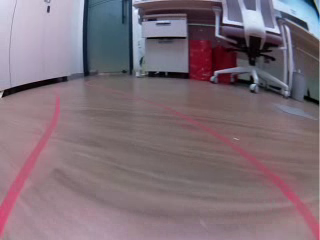
#> input picture frame 19 of car_video.avi, 320 x 240 px
$ python jd_7_get_train_data_pc.py
#> lines starting #> are read from the running program, lines starting #| are printed output that depends on the picture; after the words box and inside, x2 and y2 are one past the last pixel; in counts of white or black regions, pixels touching at a corner belong together
### jd_opencv_lane_detect.py
import cv2
import numpy as np
import logging
import math
import datetime
import sys

show_image = False

# Black tape detector tuning for the 320x240 Pi camera image.  Ratios are
# used for geometry/area checks so the detector still behaves sensibly if a
# different resolution is delivered.
BLACK_VALUE_MAX = 110
ROI_TOP_RATIO = 0.5
MIN_COMPONENT_AREA_RATIO = 0.005
MAX_COMPONENT_AREA_RATIO = 0.14
MIN_COMPONENT_ELONGATION = 1.7
MIN_COMPONENT_THICKNESS_RATIO = 0.0125
MIN_VERTICAL_DIRECTION = 0.22
MIN_COMPONENT_BOTTOM_RATIO = 0.75
MIN_LANE_SEPARATION_RATIO = 0.12
EXPECTED_HALF_LANE_WIDTH_RATIO = 0.19


class JdOpencvLaneDetect(object):
    def __init__(self):
        self.curr_steering_angle = 90

    def get_lane(self, frame):
        show_image("orignal", frame)
        lane_lines, frame = detect_lane(frame)
        return lane_lines, frame

    def get_steering_angle(self, img_lane, lane_lines):
        if len(lane_lines) == 0:
            return 0, None
        new_steering_angle = compute_steering_angle(img_lane, lane_lines)
        self.curr_steering_angle = stabilize_steering_angle(self.curr_steering_angle, new_steering_angle, len(lane_lines))

        curr_heading_image = display_heading_line(img_lane, self.curr_steering_angle)
        show_image("heading", curr_heading_image)

        return self.curr_steering_angle, curr_heading_image

    # [7 lines left out: function get_raw_steering_angle, not called in this run]

############################
# Frame processing steps
############################
def detect_lane(frame):
    logging.debug('detecting lane lines...')
    black_mask = detect_black_mask(frame)
    show_image('black mask', black_mask)

    cropped_mask = region_of_interest(black_mask)
    show_image('black mask cropped', cropped_mask)

    edges = cv2.Canny(cropped_mask, 100, 200)
    show_image('edges', edges)

    # The course is bounded by two thick black tape lines.  Treat each tape
    # strip as an elongated connected component instead of looking only at
    # its Hough edges.  This also handles a nearly vertical boundary, which
    # the old slope calculation discarded when x1 == x2.
    lane_lines = detect_lane_components(frame, cropped_mask)
    lane_lines_image = display_lines(frame, lane_lines)
    show_image("lane lines images", lane_lines_image)

    return lane_lines, lane_lines_image

def detect_black_mask(frame):
    """Return a binary mask for black tape candidates."""
    hsv = cv2.cvtColor(frame, cv2.COLOR_BGR2HSV)
    show_image("hsv", hsv)
    lower_black = np.array([0, 0, 0])
    upper_black = np.array([180, 255, BLACK_VALUE_MAX])
    mask = cv2.inRange(hsv, lower_black, upper_black)

    # Join small compression/motion-blur gaps without growing thin floor
    # seams enough to pass the component filters below.
    kernel = cv2.getStructuringElement(cv2.MORPH_RECT, (5, 3))
    return cv2.morphologyEx(mask, cv2.MORPH_CLOSE, kernel)


def detect_lane_components(frame, cropped_mask):
    """Fit up to two lane-boundary lines to elongated black components."""
    height, width = cropped_mask.shape
    roi_area = width * int(height * (1 - ROI_TOP_RATIO))
    min_area = max(20, int(roi_area * MIN_COMPONENT_AREA_RATIO))
    max_area = int(roi_area * MAX_COMPONENT_AREA_RATIO)

    count, labels, stats, _ = cv2.connectedComponentsWithStats(
        cropped_mask, connectivity=8
    )
    candidates = []

    for label in range(1, count):
        x, y, component_width, component_height, area = stats[label]
        if area < min_area or area > max_area:
            continue
        if y + component_height < height * MIN_COMPONENT_BOTTOM_RATIO:
            continue

        ys, xs = np.where(labels == label)
        points = np.column_stack((xs, ys)).astype(np.float32)
        rect_width, rect_height = cv2.minAreaRect(points)[1]
        short_side = max(min(rect_width, rect_height), 1.0)
        elongation = max(rect_width, rect_height) / short_side

        vx, vy, x0, y0 = cv2.fitLine(
            points, cv2.DIST_L2, 0, 0.01, 0.01
        ).flatten()
        if elongation < MIN_COMPONENT_ELONGATION:
            continue
        if short_side < width * MIN_COMPONENT_THICKNESS_RATIO:
            # Floor-board seams are dark and long too, but much thinner than
            # the tape even after the small closing operation above.
            continue
        if abs(vy) < MIN_VERTICAL_DIRECTION:
            # A nearly horizontal strip means the car is looking across the
            # track; returning no steering target is safer than driving on.
            continue

        bottom_x = x0 + (height - y0) * vx / vy
        lookahead_y = int(height * ROI_TOP_RATIO)
        lookahead_x = x0 + (lookahead_y - y0) * vx / vy
        if not (-width <= bottom_x <= 2 * width):
            continue
        if not (-width <= lookahead_x <= 2 * width):
            continue

        score = float(area * elongation * abs(vy))
        candidates.append((score, float(bottom_x), float(lookahead_x)))

    # Prefer the strongest components and avoid returning two fragments of
    # the same tape strip as the two lane boundaries.
    candidates.sort(reverse=True)
    selected = []
    min_separation = width * MIN_LANE_SEPARATION_RATIO
    for candidate in candidates:
        if all(
            abs(candidate[2] - previous[2]) >= min_separation
            for previous in selected
        ):
            selected.append(candidate)
        if len(selected) == 2:
            break

    lane_lines = []
    for _, bottom_x, lookahead_x in selected:
        bottom_x = max(-width, min(2 * width, int(round(bottom_x))))
        lookahead_x = max(-width, min(2 * width, int(round(lookahead_x))))
        lane_lines.append(
            [[bottom_x, height, lookahead_x, lookahead_y]]
        )

    lane_lines.sort(key=lambda line: line[0][2])
    return lane_lines


# [9 lines left out: function detect_edges, not called in this run]

def region_of_interest(canny):
    height, width = canny.shape
    mask = np.zeros_like(canny)

    # only focus bottom half of the screen

    polygon = np.array([[
        (0, height * ROI_TOP_RATIO),
        (width, height * ROI_TOP_RATIO),
        (width, height),
        (0, height),
    ]], np.int32)
    cv2.fillPoly(mask, polygon, 255)
    show_image("mask", mask)
    masked_image = cv2.bitwise_and(canny, mask)
    return masked_image

# [65 lines left out: functions detect_line_segments, average_slope_intercept, not called in this run]


def compute_steering_angle(frame, lane_lines):
    """ Find the steering angle based on lane line coordinate
        We assume that camera is calibrated to point to dead center
    """
    if len(lane_lines) == 0:
        logging.info('No lane lines detected, do nothing')
        return -90

    height, width, _ = frame.shape
    camera_mid_offset_percent = 0.02
    camera_mid = int(width / 2 * (1 + camera_mid_offset_percent))
    if len(lane_lines) == 1:
        # This is a two-boundary track.  When only one tape strip is in the
        # camera, infer the lane centre using the expected half-width at the
        # look-ahead row instead of treating that boundary as a centreline.
        logging.debug('Only detected one lane boundary. %s' % lane_lines[0])
        _, _, boundary_x, _ = lane_lines[0][0]
        half_lane_width = width * EXPECTED_HALF_LANE_WIDTH_RATIO
        if boundary_x < camera_mid:
            lane_center = boundary_x + half_lane_width
        else:
            lane_center = boundary_x - half_lane_width
        x_offset = lane_center - camera_mid
    else:
        _, _, left_x2, _ = lane_lines[0][0]
        _, _, right_x2, _ = lane_lines[1][0]
        x_offset = (left_x2 + right_x2) / 2 - camera_mid

    # find the steering angle, which is angle between navigation direction to end of center line
    y_offset = int(height / 2)

    angle_to_mid_radian = math.atan(x_offset / y_offset)  # angle (in radian) to center vertical line
    angle_to_mid_deg = int(angle_to_mid_radian * 180.0 / math.pi)  # angle (in degrees) to center vertical line
    steering_angle = angle_to_mid_deg + 90  # this is the steering angle needed by picar front wheel

    logging.debug('new steering angle: %s' % steering_angle)
    return steering_angle


def stabilize_steering_angle(curr_steering_angle, new_steering_angle, num_of_lane_lines, max_angle_deviation_two_lines=5, max_angle_deviation_one_lane=1):
    """
    Using last steering angle to stabilize the steering angle
    This can be improved to use last N angles, etc
    if new angle is too different from current angle, only turn by max_angle_deviation degrees
    """
    if num_of_lane_lines == 2 :
        # if both lane lines detected, then we can deviate more
        max_angle_deviation = max_angle_deviation_two_lines
    else :
        # if only one lane detected, don't deviate too much
        max_angle_deviation = max_angle_deviation_one_lane

    angle_deviation = new_steering_angle - curr_steering_angle
    if abs(angle_deviation) > max_angle_deviation:
        stabilized_steering_angle = int(curr_steering_angle
                                        + max_angle_deviation * angle_deviation / abs(angle_deviation))
    else:
        stabilized_steering_angle = new_steering_angle
    logging.info('Proposed angle: %s, stabilized angle: %s' % (new_steering_angle, stabilized_steering_angle))
    return stabilized_steering_angle


"""
  Utility Functions
"""
def display_lines(frame, lines, line_color=(0, 255, 0), line_width=10):
    line_image = np.zeros_like(frame)
    if lines is not None:
        for line in lines:
            # np.array(...).flatten() normalizes both the (N,1,4) shape
            # (older OpenCV) and the (N,4) shape (OpenCV 5.x).
            x1, y1, x2, y2 = np.array(line).flatten()
            cv2.line(line_image, (int(x1), int(y1)), (int(x2), int(y2)), line_color, line_width)
    line_image = cv2.addWeighted(frame, 0.8, line_image, 1, 1)
    return line_image


def display_heading_line(frame, steering_angle, line_color=(0, 0, 255), line_width=5, ):
    heading_image = np.zeros_like(frame)
    height, width, _ = frame.shape

    # figure out the heading line from steering angle
    # heading line (x1,y1) is always center bottom of the screen
    # (x2, y2) requires a bit of trigonometry

    # Note: the steering angle of:
    # 0-89 degree: turn left
    # 90 degree: going straight
    # 91-180 degree: turn right
    steering_angle_radian = steering_angle / 180.0 * math.pi
    x1 = int(width / 2)
    y1 = height
    x2 = int(x1 - height / 2 / math.tan(steering_angle_radian))
    y2 = int(height / 2)

    cv2.line(heading_image, (x1, y1), (x2, y2), line_color, line_width)
    heading_image = cv2.addWeighted(frame, 0.8, heading_image, 1, 1)

    return heading_image


def length_of_line_segment(line):
    x1, y1, x2, y2 = line
    return math.sqrt((x2 - x1) ** 2 + (y2 - y1) ** 2)


def show_image(title, frame, show=show_image):
    if show:
        cv2.imshow(title, frame)


# [10 lines left out: function make_points, not called in this run]

### jd_7_get_train_data_pc.py
'''
1. Importing necessary modules
'''
import cv2
from jd_opencv_lane_detect import JdOpencvLaneDetect
import os

'''
2. Creating object from classes
  1) OpenCV lane detecting object from JdOpencvLaneDetect class
  2) Video capture object. It get image from AVI video file in data folder.
'''
cv_detector = JdOpencvLaneDetect()
# Setting video file player object
video_file = "car_video.avi"
# OpenCV lane detect object
cap = cv2.VideoCapture(video_file)

'''
3. Remove prior data images.
Labeling data images are saved here.
'''
index = 0


'''
4. Getting labeling images from "car_video.avi" video file.
  "car_video.avi" file: OpenCV based lane detecting self driving video. You get this video
   from jd_1_record_video.py
  We get a image from AVI video file. And we find lane and get steering angle.
  Finally we save a image in data folder. Streering angle is embedding in video file name.
  These label data are used for deep learning training.
'''
while True:
    # get image from video file player
    ret, img_org = cap.read()
#> img_org is the input picture: shape (240, 320, 3); mean B, G, R 120.3, 110.9, 126.9
    if ret:
        # Find lane
        lanes, img_lane = cv_detector.get_lane(img_org)
#> in detect_black_mask, `hsv = cv2.cvtColor(frame, cv2.COLOR_BGR2HSV)`: hsv: shape (240, 320, 3); mean H, S, V 128.4, 50.9, 133.4
#> in detect_black_mask, `mask = cv2.inRange(hsv, lower_black, upper_black)`:
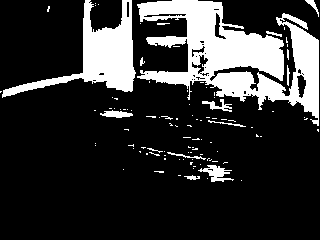
#> mask: shape (240, 320); 20% white; 101 white regions (87 under 20 px), largest, box (x1, y1, x2, y2) and area: (137, 0, 319, 126) 10132, (2, 0, 136, 98) 3890, (198, 165, 234, 182) 276
#> in detect_black_mask, `return cv2.morphologyEx(mask, cv2.MORPH_CLOSE, kernel)`:
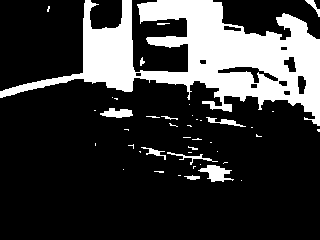
#> returned value: shape (240, 320); 22.1% white; 43 white regions (32 under 20 px), largest, box (x1, y1, x2, y2) and area: (0, 0, 320, 126) 15654, (198, 165, 234, 182) 318, (100, 108, 133, 118) 220
#> in region_of_interest, `cv2.fillPoly(mask, polygon, 255)`:
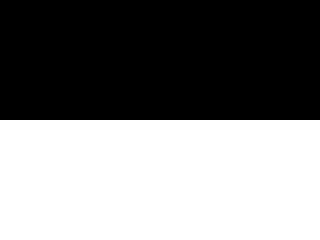
#> mask: shape (240, 320); 50% white; 1 white region, box (x1, y1, x2, y2) and area: (0, 120, 320, 240) 38400
#> in region_of_interest, `masked_image = cv2.bitwise_and(canny, mask)`: masked_image: shape (240, 320); 1.1% white; 29 white regions (23 under 20 px), largest, box (x1, y1, x2, y2) and area: (198, 165, 234, 182) 318, (167, 152, 218, 165) 130, (208, 120, 246, 127) 111, (141, 147, 166, 160) 95, (184, 175, 200, 180) 49, (312, 120, 320, 126) 36
#> in detect_lane, `edges = cv2.Canny(cropped_mask, 100, 200)`:
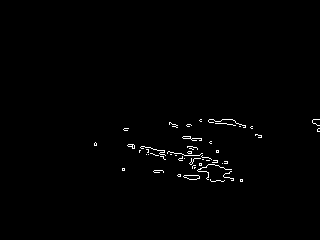
#> edges: shape (240, 320); 0.83% white in thin lines or dots, all inside (x1, y1, x2, y2) = (94, 119, 320, 182)
#> in detect_lane_components, `count, labels, stats, _ = cv2.connectedComponentsWithStats( cropped_ma..`: labels: shape (240, 320) int32; 30 distinct labels, from 0 to 29
#> in detect_lane_components, `count, labels, stats, _ = cv2.connectedComponentsWithStats( cropped_ma..`: count = 30; stats = 30 rows, first 6: [0, 0, 320, 240, 75923], [200, 120, 2, 1, 2], [208, 120, 38, 7, 111], [312, 120, 8, 6, 36], [169, 123, 9, 4, 12], [187, 125, 5, 2, 6]
#> the loop in detect_lane_components, `for label in range(1, count):` made 29 passes
#> (x, y, component_width, component_height, area) on passes 2, 3, 15, 19, 28: (208, 120, 38, 7, 111), (312, 120, 8, 6, 36), (141, 147, 25, 13, 95), (167, 152, 51, 13, 130), (184, 175, 16, 5, 49)
#> (x, y, component_width, component_height, area, rect_width, rect_height, short_side) on pass 23: (198, 165, 36, 17, 318, 16, 35, 16)
#> after the loop in detect_lane_components, `for label in range(1, count):`: candidates = [(187.7, 455.9, 27.69)]
#> the loop in detect_lane_components, `for candidate in candidates:` made 1 pass
#> the loop in detect_lane_components, `for _, bottom_x, lookahead_x in selected:` made 1 pass
#> (bottom_x, lookahead_x) on pass 1: (456, 28)
#> after the loop in detect_lane_components, `for _, bottom_x, lookahead_x in selected:`: lane_lines = [[[456, 240, 28, 120]]]
#> the loop in display_lines, `for line in lines:` made 1 pass
#> after the loop in display_lines, `for line in lines:`:
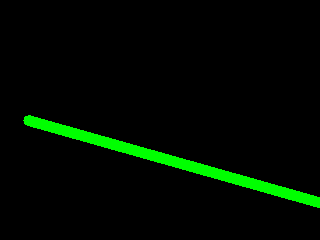
#> line_image: shape (240, 320, 3); mean of channels 0, 1, 2 0, 11, 0; drawn as B, G, R
#> in display_lines, `line_image = cv2.addWeighted(frame, 0.8, line_image, 1, 1)`:
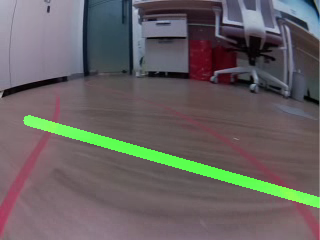
#> line_image: shape (240, 320, 3); mean B, G, R 97.3, 97, 102.5
#> lanes = [[[456, 240, 28, 120]]]
        cv2.imshow("img", img_org)
        # Get steering agnle
        angle, img_angle = cv_detector.get_steering_angle(img_lane, lanes)
#> in compute_steering_angle, `_, _, boundary_x, _ = lane_lines[0][0]`: boundary_x = 28
#> in compute_steering_angle, `lane_center = boundary_x + half_lane_width`: lane_center = 88.8
#> in compute_steering_angle, `x_offset = lane_center - camera_mid`: x_offset = -74.2
#> in compute_steering_angle, `angle_to_mid_radian = math.atan(x_offset / y_offset)`: angle_to_mid_radian = -0.554
#> in compute_steering_angle, `angle_to_mid_deg = int(angle_to_mid_radian * 180.0 / math.pi)`: angle_to_mid_deg = -31
#> in compute_steering_angle, `steering_angle = angle_to_mid_deg + 90`: steering_angle = 59
#> in stabilize_steering_angle, `angle_deviation = new_steering_angle - curr_steering_angle`: angle_deviation = -31
#> in stabilize_steering_angle, `stabilized_steering_angle = int(curr_steering_angle + max_angle_deviat..`: stabilized_steering_angle = 89
#> in display_heading_line, `steering_angle_radian = steering_angle / 180.0 * math.pi`: steering_angle_radian = 1.55
#> in display_heading_line, `x2 = int(x1 - height / 2 / math.tan(steering_angle_radian))`: x2 = 157
#> in display_heading_line, `heading_image = cv2.addWeighted(frame, 0.8, heading_image, 1, 1)`:
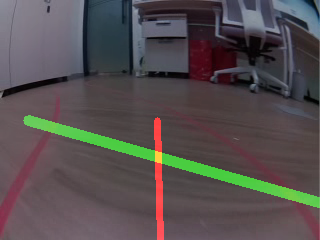
#> heading_image: shape (240, 320, 3); mean B, G, R 78.8, 78.6, 84.9
#> angle = 89
        if img_angle is None:
            print("can't find lane...")
        else:
            # Generate labeling data. Steering angle is embedding in video file name
            cv2.imwrite("./data/%s_%03d_%03d.png" % (video_file, index, angle), img_org)
            index += 1
        if cv2.waitKey(1) & 0xFF == ord('q'):
#> (key q is pressed here)
            break
    else:
        print("camera error")
        break

'''
5. Releasing occufied resources
'''
cap.release()
cv2.destroyAllWindows()

$ run again, starting later in the video
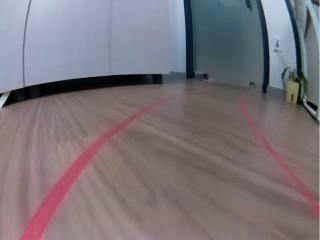
#> input picture frame 85 of car_video.avi, 320 x 240 px
#> img_org is the input picture: shape (240, 320, 3); mean B, G, R 121.2, 115.2, 123.4
#> hsv: shape (240, 320, 3); mean H, S, V 81.4, 50.8, 134.1
#> masked_image: shape (240, 320); 3.5% white; 16 white regions (9 under 20 px), largest, box (x1, y1, x2, y2) and area: (166, 120, 250, 166) 1519, (170, 146, 246, 186) 681, (256, 192, 290, 206) 227
#> edges: shape (240, 320); 1.2% white in thin lines or dots, all inside (x1, y1, x2, y2) = (129, 119, 320, 240)
#> in detect_lane_components, `count, labels, stats, _ = cv2.connectedComponentsWithStats( cropped_ma..`:
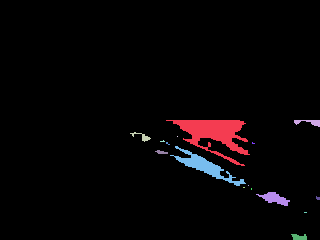
#> labels: shape (240, 320) int32; 17 distinct labels, from 0 to 16; one colour per label, 0 black
#> count = 17; stats = 17 rows, first 6: [0, 0, 320, 240, 74074], [166, 120, 84, 46, 1519], [294, 120, 26, 7, 92], [130, 132, 21, 10, 63], [177, 136, 1, 1, 1], [160, 140, 5, 2, 6]
#> the loop in detect_lane_components, `for label in range(1, count):` made 16 passes
#> (x, y, component_width, component_height, area) on passes 1, 2, 3, 9, 16: (166, 120, 84, 46, 1519), (294, 120, 26, 7, 92), (130, 132, 21, 10, 63), (155, 150, 13, 4, 33), (291, 234, 16, 6, 74)
#> after the loop in detect_lane_components, `for label in range(1, count):`: candidates = [(1611.4, 360.1, 108.1), (185, 424.3, -5.78)]
#> the loop in detect_lane_components, `for candidate in candidates:` made 2 passes
#> the loop in detect_lane_components, `for _, bottom_x, lookahead_x in selected:` made 2 passes
#> (bottom_x, lookahead_x) on passes 1 to 2: (360, 108), (424, -6)
#> after the loop in detect_lane_components, `for _, bottom_x, lookahead_x in selected:`: lane_lines = [[[360, 240, 108, 120]], [[424, 240, -6, 120]]]
#> in detect_lane, `lane_lines = detect_lane_components(frame, cropped_mask)`: lane_lines = [[[424, 240, -6, 120]], [[360, 240, 108, 120]]]
#> the loop in display_lines, `for line in lines:` made 2 passes
#> left_x2 = -6
#> right_x2 = 108
#> x_offset = -112
#> angle_to_mid_radian = -0.751
#> angle_to_mid_deg = -43
#> steering_angle = 47
#> angle_deviation = -43
#> stabilized_steering_angle = 85
#> steering_angle_radian = 1.48
#> in display_heading_line, `x2 = int(x1 - height / 2 / math.tan(steering_angle_radian))`: x2 = 149
#> in display_heading_line, `heading_image = cv2.addWeighted(frame, 0.8, heading_image, 1, 1)`:
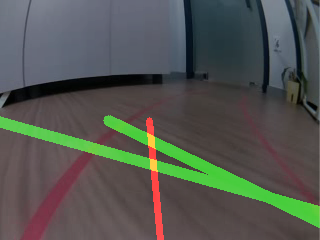
#> heading_image: shape (240, 320, 3); mean B, G, R 79.4, 85.6, 82.7
#> angle = 85

$ run again, starting later in the video
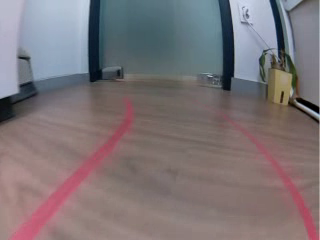
#> input picture frame 152 of car_video.avi, 320 x 240 px
#> img_org is the input picture: shape (240, 320, 3); mean B, G, R 118.8, 115.6, 124.8
#> hsv: shape (240, 320, 3); mean H, S, V 62, 52, 134.5
#> in detect_black_mask, `mask = cv2.inRange(hsv, lower_black, upper_black)`:
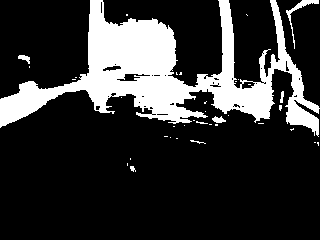
#> mask: shape (240, 320); 20.1% white; 37 white regions (30 under 20 px), largest, box (x1, y1, x2, y2) and area: (0, 0, 320, 137) 14951, (286, 0, 319, 49) 203, (212, 116, 226, 123) 62
#> masked_image: shape (240, 320); 0.78% white; 14 white regions (7 under 20 px), largest, box (x1, y1, x2, y2) and area: (286, 120, 320, 137) 266, (163, 120, 208, 127) 112, (0, 120, 17, 128) 69
#> edges: shape (240, 320); 0.46% white in thin lines or dots, all inside (x1, y1, x2, y2) = (0, 119, 320, 172)
#> labels: shape (240, 320) int32; 15 distinct labels, from 0 to 14
#> count = 15; stats = 15 rows, first 6: [0, 0, 320, 240, 76200], [0, 120, 17, 8, 69], [163, 120, 45, 7, 112], [209, 120, 17, 6, 49], [254, 120, 10, 4, 22], [286, 120, 34, 17, 266]
#> the loop in detect_lane_components, `for label in range(1, count):` made 14 passes
#> after the loop in detect_lane_components, `for label in range(1, count):`: candidates = []
#> in display_lines, `line_image = cv2.addWeighted(frame, 0.8, line_image, 1, 1)`:
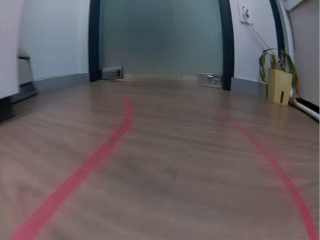
#> line_image: shape (240, 320, 3); mean B, G, R 96.1, 93.5, 100.8
#> angle = 0
